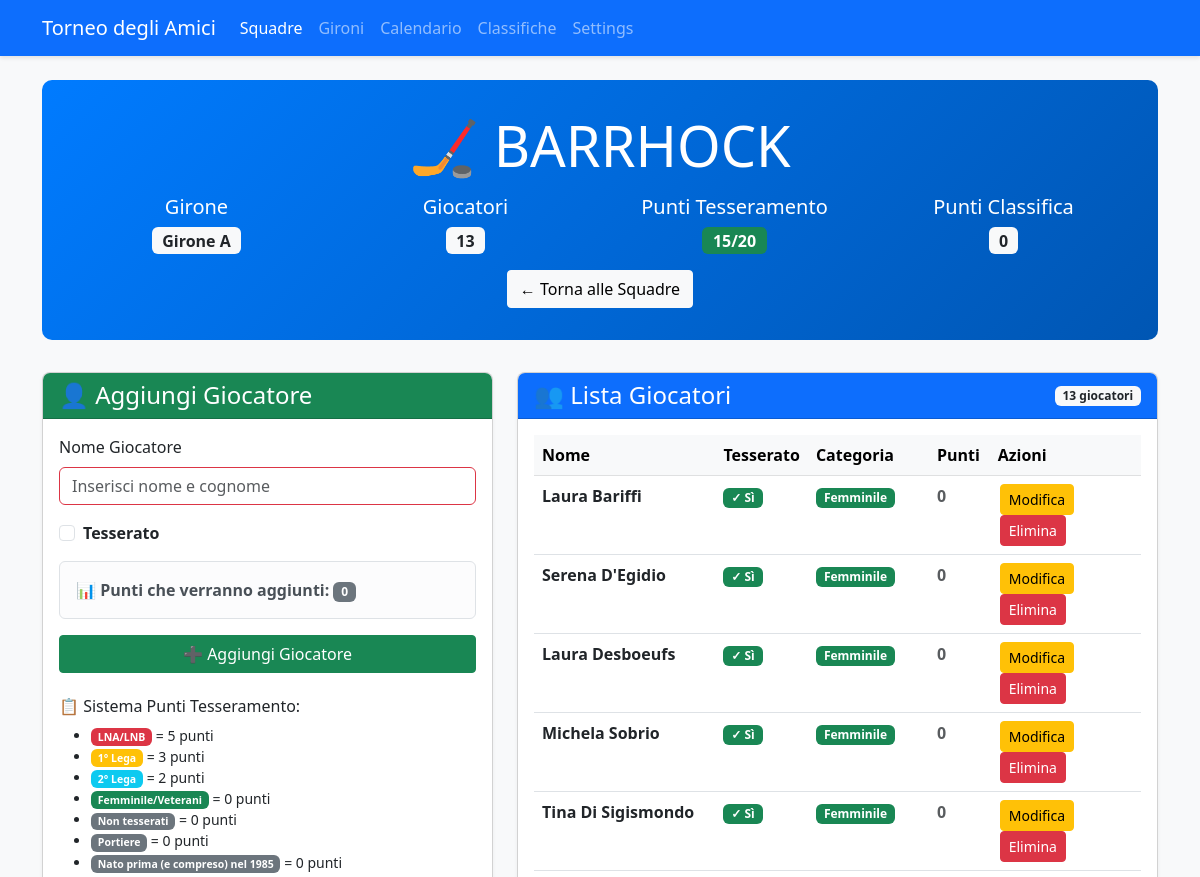
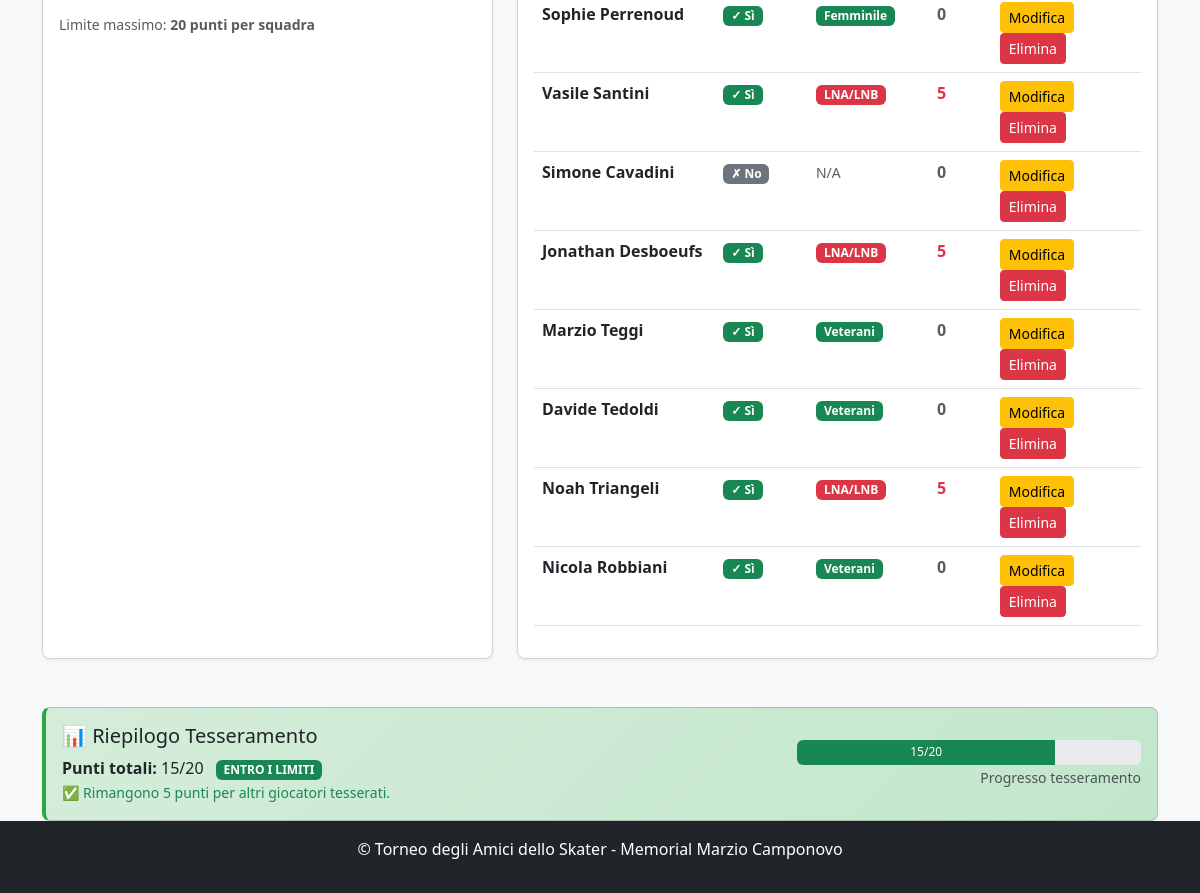
Before: /team/4 with the older database file (2 pictures, top to bottom).
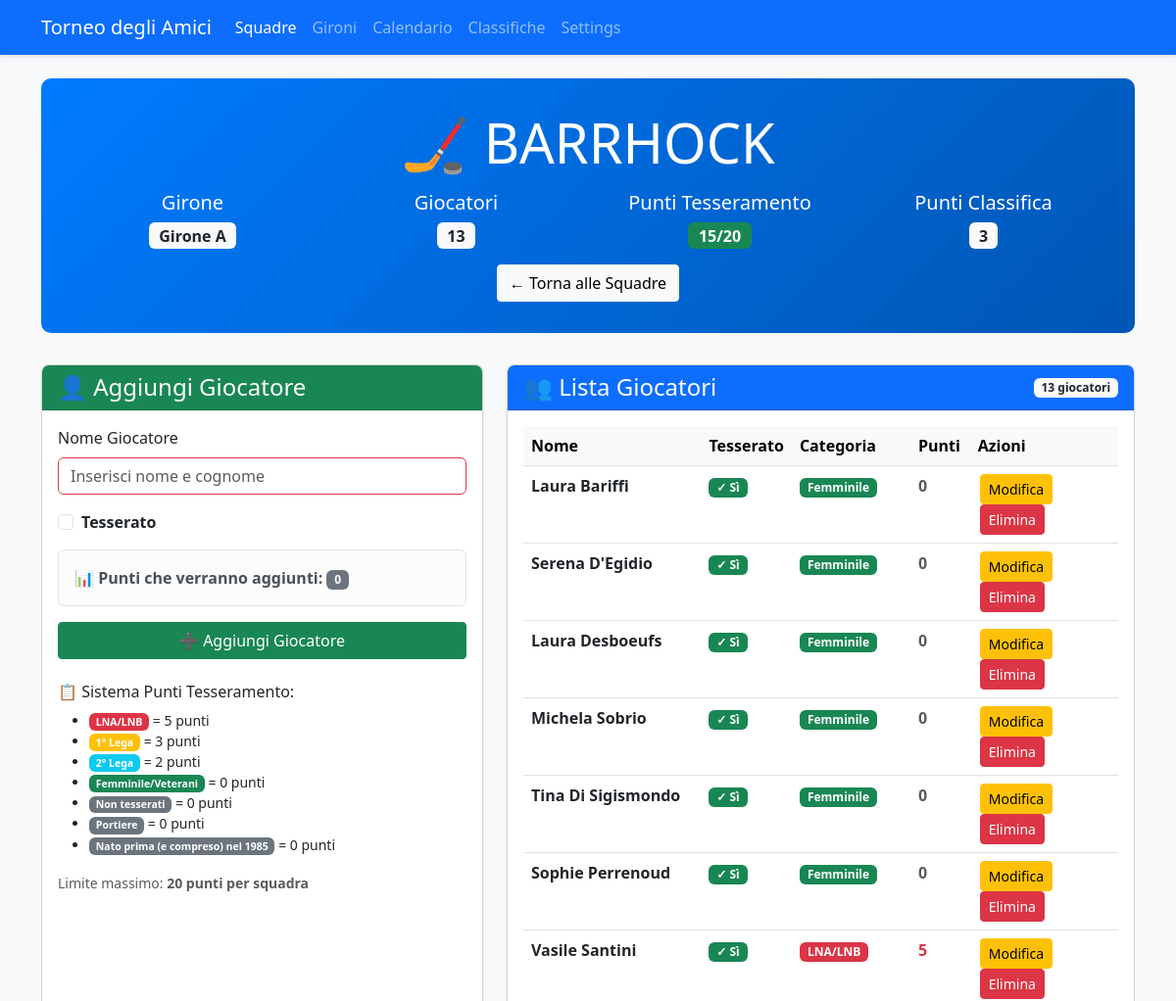
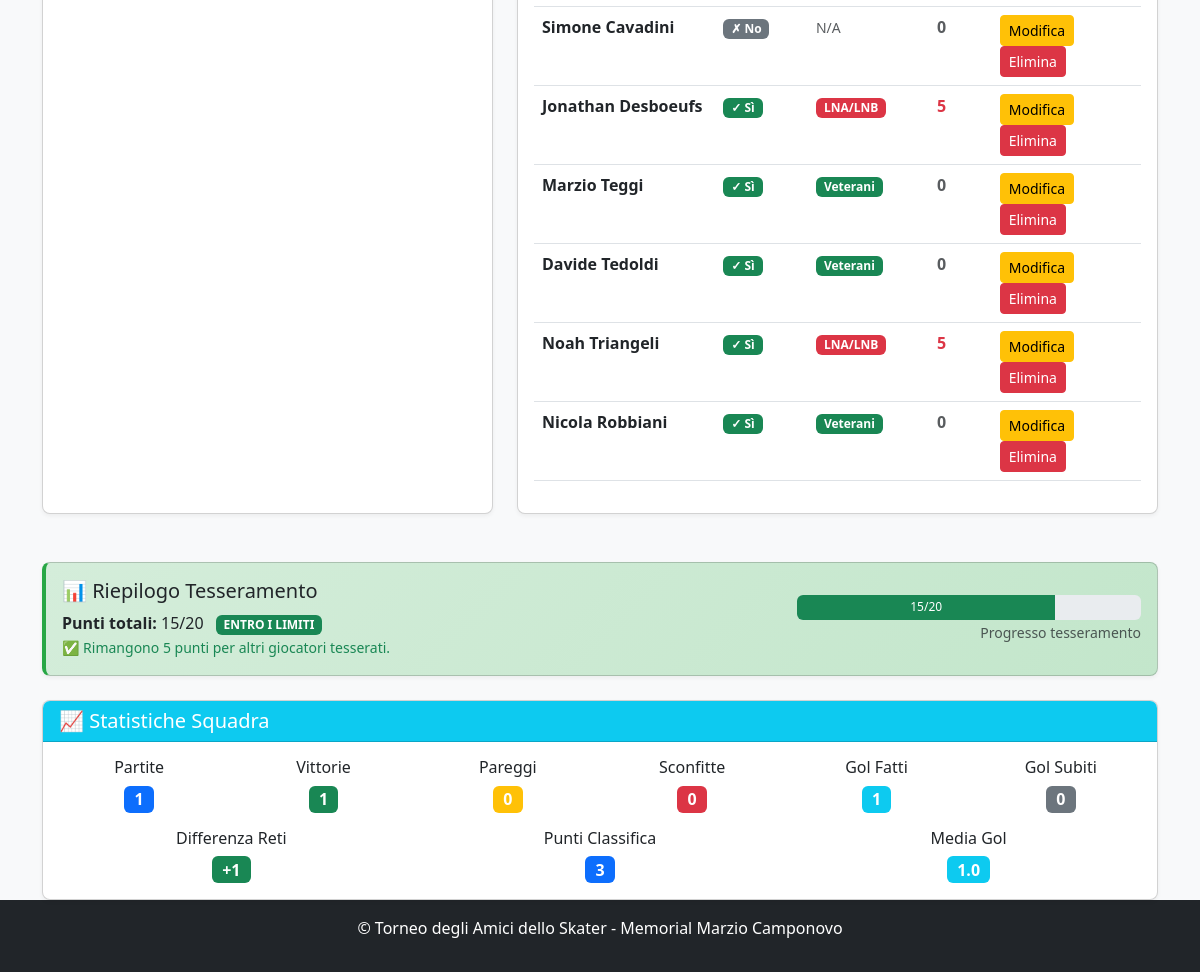
After: the same page with the newer database file (2 pictures, top to bottom).
### app.py (models this page shows)
class Team(db.Model):
    id = db.Column(db.Integer, primary_key=True)
    name = db.Column(db.String(100), nullable=False, unique=True)
    group = db.Column(db.String(1))  # A, B, C, or D
    group_order = db.Column(db.Integer, default=0)  # NUOVO CAMPO per l'ordinamento nel girone
    players = db.relationship('Player', backref='team', lazy=True)
    matches = db.relationship(
        'Match',
        primaryjoin="or_(Team.id == Match.team1_id, Team.id == Match.team2_id)",
        lazy=True,
        overlaps="team1,team2"
    )
    wins = db.Column(db.Integer, default=0)
    losses = db.Column(db.Integer, default=0)
    draws = db.Column(db.Integer, default=0)
    goals_for = db.Column(db.Integer, default=0)
    goals_against = db.Column(db.Integer, default=0)
    points = db.Column(db.Integer, default=0)
    @property
    def goal_difference(self):
        return self.goals_for - self.goals_against
    @property
    def games_played(self):
        return self.wins + self.losses + self.draws
    @property
    def player_points_total(self):
        return sum(player.registration_points for player in self.players)

### app.py (the view, shortened to what this page needs)
@app.route('/team/<int:team_id>', methods=['GET', 'POST'])
def team_detail(team_id):
    team = Team.query.get_or_404(team_id)
    return render_template('team_detail.html', team=team)

### app.py (called while the page is built, shortened)
def get_tournament_dates():
    try:
        if db.inspect(db.engine).has_table('tournament_settings'):
            settings = TournamentSettings.query.first()
            if settings and settings.qualification_day1:
                return {
                    'qualification_day1': settings.qualification_day1,
                    'qualification_day2': settings.qualification_day2,
                    'quarterfinals_ml': settings.quarterfinals_ml_date,
                    'quarterfinals_bl': settings.quarterfinals_bl_date,
                    'semifinals_ml': settings.semifinals_ml_date,
                    'semifinals_bl': settings.semifinals_bl_date,
                    'finals': settings.finals_date
                }
    except Exception as e:
        print(f"Errore nel recupero date da settings: {e}")

### templates/team_detail.html (shortened to what the changed rows need)
<!DOCTYPE html>
<html lang="it">
<head>
    <link rel="stylesheet" href="https://cdn.jsdelivr.net/npm/bootstrap@5.3.0/dist/css/bootstrap.min.css">
    <link rel="stylesheet" href="{{ url_for('static', filename='style.css') }}">
</head>
<body class="d-flex flex-column min-vh-100">
    <div class="container mt-4">
        <div class="team-header text-center">
            <h1 class="display-4 mb-3">🏒 {{ team.name }}</h1>
            <div class="row">
                <div class="col-md-3">
                    <h5>Girone</h5>
                    <span class="badge bg-light text-dark fs-6">
                        {% if team.group %}Girone {{ team.group }}{% else %}Non assegnato{% endif %}
                    </span>
                </div>
                <div class="col-md-3">
                </div>
                <div class="col-md-3">
                </div>
                <div class="col-md-3">
                    <h5>Punti Classifica</h5>
                    <span class="badge bg-light text-dark fs-6">{{ team.points }}</span>
                </div>
            </div>
            <div class="mt-3">
                <a href="{{ url_for('teams') }}" class="btn btn-light">
                </a>
            </div>
        </div>
        <div class="row">
            <div class="col-lg-7 mb-4">
                <div class="card h-100">
                    <div class="card-body">
                        {% if team.players %}
                            <div class="table-responsive">
                                <table class="table table-hover">
                                    <thead class="table-light">
                                        <tr>
                                            <th width="30%">Nome</th>
                                            <th width="15%">Tesserato</th>
                                            <th width="20%">Categoria</th>
                                            <th width="10%">Punti</th>
                                            <th width="25%">Azioni</th>
                                        </tr>
                                    </thead>
                                </table>
                            </div>
                        {% endif %}
                    </div>
                </div>
            </div>
        </div>
        {% if team.games_played > 0 %}
        <div class="row mt-4">
            <div class="col-12">
                <div class="card">
                    <div class="card-header bg-info text-white">
                        <h5 class="mb-0">📈 Statistiche Squadra</h5>
                    </div>
                    <div class="card-body">
                        <div class="row text-center">
                            <div class="col-md-2">
                                <h6>Partite</h6>
                                <span class="badge bg-primary fs-6">{{ team.games_played }}</span>
                            </div>
                            <div class="col-md-2">
                                <h6>Vittorie</h6>
                                <span class="badge bg-success fs-6">{{ team.wins }}</span>
                            </div>
                            <div class="col-md-2">
                                <h6>Pareggi</h6>
                                <span class="badge bg-warning fs-6">{{ team.draws }}</span>
                            </div>
                            <div class="col-md-2">
                                <h6>Sconfitte</h6>
                                <span class="badge bg-danger fs-6">{{ team.losses }}</span>
                            </div>
                            <div class="col-md-2">
                                <h6>Gol Fatti</h6>
                                <span class="badge bg-info fs-6">{{ team.goals_for }}</span>
                            </div>
                            <div class="col-md-2">
                                <h6>Gol Subiti</h6>
                                <span class="badge bg-secondary fs-6">{{ team.goals_against }}</span>
                            </div>
                        </div>
                        <div class="row text-center mt-3">
                            <div class="col-md-4">
                                <h6>Differenza Reti</h6>
                                <span class="badge {% if team.goal_difference > 0 %}bg-success{% elif team.goal_difference < 0 %}bg-danger{% else %}bg-secondary{% endif %} fs-6">
                                    {{ '+' if team.goal_difference > 0 else '' }}{{ team.goal_difference }}
                                </span>
                            </div>
                            <div class="col-md-4">
                                <h6>Punti Classifica</h6>
                                <span class="badge bg-primary fs-6">{{ team.points }}</span>
                            </div>
                            <div class="col-md-4">
                                <h6>Media Gol</h6>
                                <span class="badge bg-info fs-6">
                                    {{ (team.goals_for / team.games_played)|round(1) if team.games_played > 0 else 0 }}
                                </span>
                            </div>
                        </div>
                    </div>
                </div>
            </div>
        </div>
        {% endif %}
    </div>
</body>
</html>

Changed rows visible on the page:
changed Team "BARRHOCK": points "0" → "3"; games_played (not shown) → "1"; wins (not shown) → "1"; draws (not shown) → "0"; losses (not shown) → "0"; goals_for (not shown) → "1"; goals_against (not shown) → "0"; goals_for+goals_against (not shown) → "+"; goal_difference (not shown) → "1"; points (not shown) → "3"; wins+losses+draws (not shown) → "1.0"
Other visible differences:
text now shown: "📈 Statistiche Squadra Partite Vittorie Pareggi Sconfitte Gol Fatti Gol Subiti Differenza Reti Punti Classifica Media Gol"
